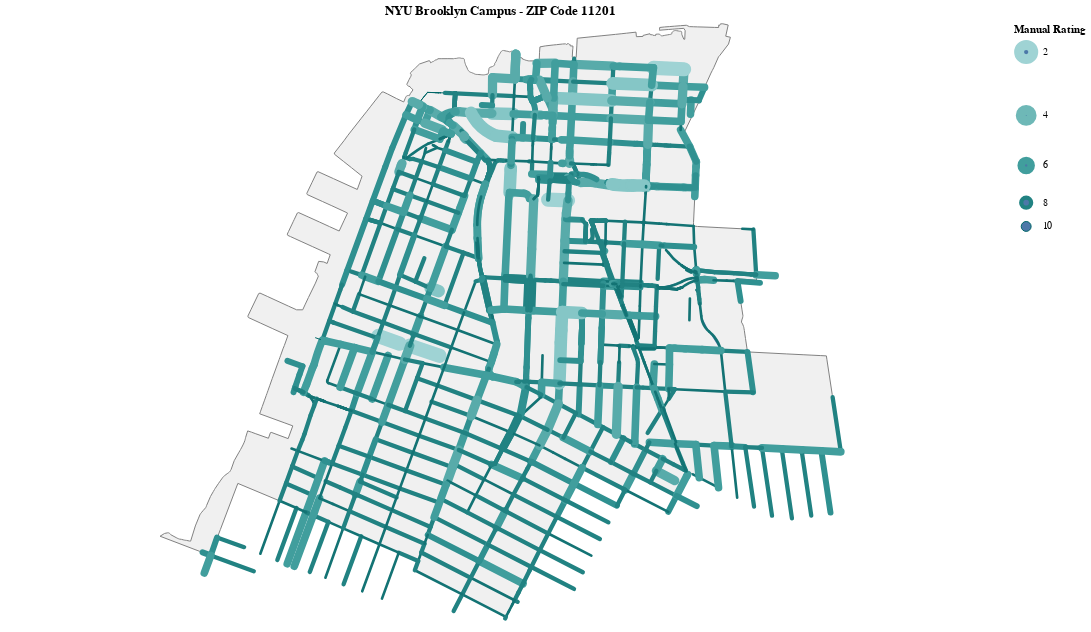

The notebook cell this image was saved under:
### Code cell
# Combine the base map and roads layer
chart = base_map + roads

chart

### Figure 1 — Vega-Lite specification as saved in the notebook (floating-point values rounded to 4 significant figures; data arrays with more than 128 entries replaced by an {"elided": "..."} marker saying what was removed)
{"config": {"view": {"continuousWidth": 300, "continuousHeight": 300}}, "layer": [{"data": {"name": "data-60c5ed341d134e3abccd32a1c6076910"}, "mark": {"type": "geoshape", "fill": "#f0f0f0", "stroke": "grey"}, "encoding": {"tooltip": [{"field": "ZIPCODE", "type": "nominal"}, {"field": "PO_NAME", "type": "nominal"}]}, "title": "NYU Brooklyn Campus - ZIP Code 11201"}, {"data": {"name": "data-af2747ca868ca3feb506e5aa27099bf4"}, "mark": {"type": "geoshape", "strokeCap": "round"}, "encoding": {"stroke": {"field": "manualrati", "legend": {"title": "Manual Rating"}, "scale": {"domain": [1, 10], "scheme": "teals"}, "type": "quantitative"}, "strokeWidth": {"field": "manualrati", "scale": {"domain": [1, 10], "range": [16, 1]}, "type": "quantitative"}, "tooltip": [{"field": "onstreetna", "type": "nominal"}, {"field": "manualrati", "type": "quantitative"}]}}], "height": 600, "width": 1000, "$schema": "https://vega.github.io/schema/vega-lite/v5.20.1.json", "datasets": {"data-60c5ed341d134e3abccd32a1c6076910": [{"ZIPCODE": "11201", "BLDGZIP": "0", "PO_NAME": "Brooklyn", "POPULATION": 53040.0, "AREA": 41090000.0, "STATE": "NY", "COUNTY": "Kings", "ST_FIPS": "36", "CTY_FIPS": "047", "URL": "http://www.usps.com/", "SHAPE_AREA": 0.0, "SHAPE_LEN": 0.0, "type": "Feature", "geometry": {"type": "Polygon", "coordinates": {"elided": "1x684x2 float values"}}}], "data-af2747ca868ca3feb506e5aa27099bf4": {"elided": "1499 records"}}}
